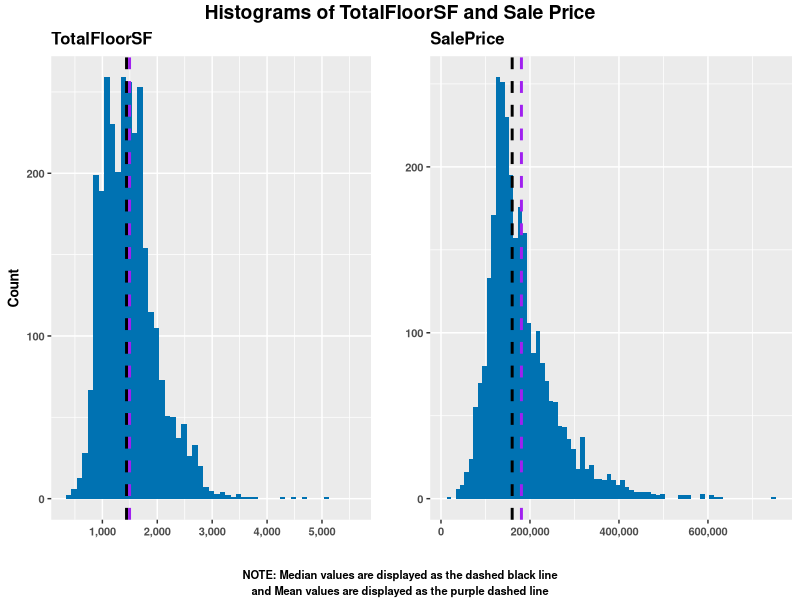

Generate this figure with R: (Note: this script raises an error after producing the figure.)
## ---- chunk 1
knitr::opts_chunk$set(echo = FALSE, warning = FALSE, error = FALSE, message = FALSE)
# data prep
library(tidyverse)
library(forcats)
library(reshape2)

# plotting
library(gridExtra)
library(grid)
library(corrplot)

# define custom color palette
cbPalette <- c("#999999", "#E69F00", "#56B4E9", "#009E73", "#F0E442", "#0072B2", "#D55E00", "#CC79A7","#000000", "#D2691E")

# set working directory
setwd("C:/Users/julia/OneDrive/Documents/Code/msds-regression-multivariate-analysis/code")
## ---- chunk 2
# read in our data
ames <- read.csv(file="../data/ames_housing_data.csv",head=TRUE,sep=",")

# define additional variables
ames <- ames %>%
  mutate(TotalFloorSF = FirstFlrSF + SecondFlrSF,
         HouseAge = YrSold - YearBuilt,
         QualityIndex = OverallQual * OverallCond,
         logSalePrice = log(SalePrice),
         PriceSqFt = SalePrice/TotalFloorSF)

# define subset
ames_subdat <- ames %>%
  select(TotalFloorSF, HouseAge, QualityIndex, PriceSqFt, SalePrice, LotArea, BsmtFinSF1, Neighborhood, HouseStyle, LotShape, OverallQual, logSalePrice, TotalBsmtSF, HouseStyle, BldgType)

ames_num <- ames_subdat %>%
  select(TotalFloorSF,HouseAge,QualityIndex,SalePrice,LotArea,OverallQual,logSalePrice)
## ---- chunk 3
hist_function <- function(varx, fill_color, break_min, break_max, step_size, mytitle, xlabel="", ylabel=""){
  median_total <- format(round(median(ames_subdat[[varx]]),0),scientific=F)
  mean_total <- format(round(mean(ames_subdat[[varx]]),0),scientific=F)
  
  ames_subdat %>%
    ggplot(aes(x=ames_subdat[[varx]])) + 
    geom_histogram(fill = cbPalette[fill_color], breaks=seq(break_min, break_max, by = step_size)) +
    labs(title=mytitle, x=xlabel, y=ylabel) +
    theme(text = element_text(size = 10, face = "bold")) + 
    scale_y_continuous(labels = scales::comma) +
    scale_x_continuous(labels = scales::comma) +
    geom_vline(aes(xintercept = as.numeric(median_total)), color = "black", linetype = "dashed", size = 1) +
    geom_vline(aes(xintercept = as.numeric(mean_total)), color = "purple", linetype = "dashed", size = 1) 
}
## ---- chunk 4
totalfloor_hist <- hist_function("TotalFloorSF", 6, 334,5642, 100, mytitle="TotalFloorSF", ylabel="Count")

saleprice_hist <- hist_function("SalePrice", 6, 12790, 755000, 10000, mytitle="SalePrice")

grid.arrange(totalfloor_hist,saleprice_hist, ncol = 2, widths=9:10,top=textGrob("Histograms of TotalFloorSF and Sale Price", gp=gpar(fontsize=14, fontface = "bold")),bottom=textGrob("NOTE: Median values are displayed as the dashed black line\nand Mean values are displayed as the purple dashed line", gp=gpar(fontsize=8, fontface = "bold")))

## ---- chunk 5
# histograms of totalfloorsf and saleprice
bldgtype_count <- ames %>%
  group_by(BldgType) %>%
  arrange(BldgType) %>%
  summarise(count=n()) %>%
  mutate(percent = count / sum(count))

# bldgtype plot
bldgtype_dist <- bldgtype_count %>%
  ggplot(aes(x=reorder(BldgType, desc(count)), y=count, fill=cbPalette[3:7])) + 
  geom_bar(stat="identity") +
  labs(title="BldgType", x = "BldgType", y = "Count of Homes") +
  geom_text(aes(label=count),vjust = -.5, size = 2.5, fontface = "bold.italic") +
  geom_text(aes(label=paste(round(percent*100,0),"%",sep="")),position=position_stack(vjust=.5), size = 2.5, fontface = "bold.italic") +
  theme(text = element_text(size = 10, face = "bold")) + 
  scale_y_continuous(labels = scales::comma) +
  guides(fill=FALSE)

# histogram of QualityIndex
qualityindex_hist <- hist_function("QualityIndex",6, 1,90,5, title="QualityIndex", xlabel="QualityIndex")

grid.arrange(bldgtype_dist, qualityindex_hist, ncol = 2, widths=9:10,top=textGrob("Distributions of BldgType and QualityIndex", gp=gpar(fontsize=14, fontface = "bold")))

## ---- chunk 6
scatterplot_function <- function(df,varx,vary,pt_color,mytitle,xlabel,ylabel){
  df %>%
    rename_(x=varx,y=vary) %>%
    ggplot(aes(x=x, y=y)) + 
    geom_point(color = cbPalette[pt_color], shape=1) +
    labs(title=mytitle, x=xlabel, y=ylabel) +
    theme(text = element_text(size = 10, face = "bold")) + 
    scale_y_continuous(labels = scales::comma) +
    scale_x_continuous(labels = scales::comma) +
    guides(color=FALSE)
}
## ---- chunk 7
totalfloor_saleprice_plot <- scatterplot_function(ames_subdat,"TotalFloorSF","SalePrice",6,"TotalFloorSF vs SalePrice", "TotalFloorSF","SalePrice")

age_saleprice_plot <- scatterplot_function(ames_subdat,"HouseAge","SalePrice",6,"HouseAge vs SalePrice", "HouseAge","")

grid.arrange(totalfloor_saleprice_plot,age_saleprice_plot, ncol = 2, widths=8:9,top=textGrob("Scatterplots of SalePrice", gp=gpar(fontsize=14, fontface = "bold")))
## ---- chunk 8
# scatterplot of totalfloorsf & age
quality_saleprice_plot <- scatterplot_function(ames_subdat,"QualityIndex","SalePrice",6,"QualityIndex vs SalePrice", "QualityIndex","SalePrice")

# scatterplot of lot area & sale price
lotarea_saleprice_plot <- scatterplot_function(ames_subdat,"LotArea","SalePrice",6,"LotArea vs SalePrice", "LotArea","")

grid.arrange(quality_saleprice_plot,lotarea_saleprice_plot, ncol = 2, widths=8:9,top=textGrob("Scatterplots of SalePrice", gp=gpar(fontsize=14, fontface = "bold")))
## ---- chunk 9
totalfloor_age_plot <- scatterplot_function(ames_subdat,"TotalFloorSF","HouseAge",6,"TotalFloorSF vs HouseAge", "TotalFloorSF","HouseAge")

totalfloor_quality_plot <- scatterplot_function(ames_subdat,"TotalFloorSF","QualityIndex",6,"TotalFloorSF vs QualityIndex", "QualityIndex","")

grid.arrange(totalfloor_age_plot, totalfloor_quality_plot, ncol = 2, widths=9:10,top=textGrob("TotalFloorSF Relationships with HouseAge and QualityIndex", gp=gpar(fontsize=14, fontface = "bold")))
## ---- chunk 10
# used by stat_summary
fun_mean <- function(x){
  return(data.frame(y=round(mean(x),0), label=round(mean(x,na.rm=T),0)))
}

age_lotshape_boxplot <- ames_subdat %>%
  ggplot(aes(x=LotShape,y=HouseAge)) + 
  geom_boxplot(fill = cbPalette[6], outlier.colour =  cbPalette[2], outlier.shape = 5, outlier.size = 2) +
  labs(title="HouseAge by LotShape", y = "HouseAge", x="LotShape") +
  theme(text = element_text(size = 10, face = "bold")) + 
  scale_y_continuous(labels = scales::comma) +
  stat_summary(fun.y = mean, geom="point", colour = "darkred", size = 2) +
  stat_summary(fun.data = fun_mean, geom = "text", size = 3, vjust = -.7)

grid.arrange(age_lotshape_boxplot, ncol = 1)

## ---- chunk 11
# define the sample
# we remove points with a totalfloorsf >= 4000
ames_subdat <- ames_subdat %>%
  filter(TotalFloorSF < 4000 & SalePrice < 600000)
## ---- chunk 12
# we define our data frame
ames_eda <- ames %>%
  select(SalePrice, TotalFloorSF, HouseAge, BsmtFinSF1, LotShape, QualityIndex, BldgType, HouseStyle, Neighborhood, FullBath) %>%
  filter(TotalFloorSF < 4000 & SalePrice < 600000) %>%
  mutate(BsmtFinSF1 = ifelse(is.na(BsmtFinSF1), 0, BsmtFinSF1))

# select numeric variables from our eda data frame
ames_eda_num <- ames_eda %>%
  select_if(is.numeric)
## ---- chunk 13
# we can generate a correlation plot
mcor <- cor(ames_eda_num)
corrplot(mcor, method="shade", shade.col=NA, tl.col="black",tl.cex=0.5)
## ---- chunk 14
scatterplot_function2 <- function(df,varx,vary,pt_color,mytitle,xlabel,ylabel,plot_num=1){
  if(plot_num == 1){
    guidesx <- FALSE
  } else {
    guidesx <- guide_legend(pt_color)
  }  
    df %>%
      rename_(x=varx,y=vary, color=pt_color) %>%
      mutate(color=as.factor(color)) %>%
      ggplot(aes(x=x, y=y, color=color)) + 
      geom_point(shape=1) +
      labs(title=mytitle, x=xlabel, y=ylabel) +
      theme(text = element_text(size = 10, face = "bold")) + 
      scale_y_continuous(labels = scales::dollar) +
      scale_x_continuous(labels = scales::comma) +
      guides(color=guidesx)
}
## ---- chunk 15
# scatterplot of totalfloorsf & sale price by bldg type
totalfloor_saleprice_bldgtype_plot <- scatterplot_function2(ames_eda,"TotalFloorSF","SalePrice","BldgType","TotalFloorSF vs SalePrice","TotalFloorSF","SalePrice")

age_saleprice_bldgtype_plot <- scatterplot_function2(ames_eda,"HouseAge","SalePrice","BldgType","HouseAge vs SalePrice","HouseAge","",2)

grid.arrange(totalfloor_saleprice_bldgtype_plot,age_saleprice_bldgtype_plot, ncol = 2, widths=9:10,top=textGrob("Scatterplots of SalePrice by BldgType", gp=gpar(fontsize=14, fontface = "bold")))
## ---- chunk 16
boxplot_function <- function(df,varx,vary,fill_min,fill_max,mytitle,xlabel,ylabel){
  df %>%
    rename_(x=varx,y=vary) %>%
    mutate(x=factor(x)) %>%
    ggplot(aes(x=x,y=y)) + 
    geom_boxplot(fill = cbPalette[fill_min:fill_max], outlier.colour =  cbPalette[2], outlier.shape = 5, outlier.size = 1) +
    labs(title=mytitle, x=xlabel, y=ylabel) +
    theme(text = element_text(size = 10, face = "bold")) + 
    scale_y_continuous(labels = scales::dollar) +
    stat_summary(fun.y = mean, geom="point", colour = "darkred", size = 1) +
    stat_summary(fun.data = fun_mean, geom = "text",size = 3, vjust = -.7)
}
## ---- chunk 17
# sale price by bldg type
saleprice_bldgtype_boxplot <- boxplot_function(ames_eda,"BldgType","SalePrice",3,7,"SalePrice by BldgType","BldgType","SalePrice")

grid.arrange(saleprice_bldgtype_boxplot, ncol = 1)

## ---- chunk 18
# scatterplot of totalfloorsf & sale price by lot shape
totalfloor_saleprice_quality_plot <- scatterplot_function2(ames_eda,"TotalFloorSF","SalePrice","QualityIndex","TotalFloorSF vs SalePrice","TotalFloorSF","SalePrice",1)

age_saleprice_quality_plot <- scatterplot_function2(ames_eda,"HouseAge","SalePrice","QualityIndex","HouseAge vs SalePrice",xlabel="HouseAge",ylabel="",plot_num=1)

grid.arrange(totalfloor_saleprice_quality_plot,age_saleprice_quality_plot, ncol = 2, widths=9:10,top=textGrob("Scatterplots of SalePrice by QualityIndex", gp=gpar(fontsize=14, fontface = "bold")))
## ---- chunk 19
# sale price by house style
saleprice_style_boxplot <- boxplot_function(ames_eda,"HouseStyle","SalePrice",1,8,"SalePrice by HouseStyle","HouseStyle","SalePrice")

grid.arrange(saleprice_style_boxplot, ncol = 1)

## ---- chunk 20
# sale price by neighborhood
# not calling function b/c there are some styling differences
saleprice_neighborhood_boxplot <- ames_eda %>%
  ggplot(aes(x=Neighborhood,y=SalePrice)) + 
  geom_boxplot(fill = cbPalette[6], outlier.colour =  cbPalette[2], outlier.shape = 5, outlier.size = 1) +
  labs(title="SalePrice by Neighborhood", x = "Neighborhood", y = "SalePrice") +
  theme(text = element_text(size = 8, face = "bold")) +
  # have to tilt values to make them more readable
  theme(axis.text.x=element_text(angle=45, hjust=1)) +
  scale_y_continuous(labels = scales::dollar) +
  stat_summary(fun.y = mean, geom="point", colour = "darkred", size = 1)

grid.arrange(saleprice_neighborhood_boxplot, ncol = 1)

## ---- chunk 21
# sale price by full baths
saleprice_fullbath_boxplot <- boxplot_function(ames_eda,"FullBath","SalePrice",3,7,"SalePrice by FullBath","Number of Full Baths","SalePrice")

# sale price by lot shape
saleprice_lotshape_boxplot <- boxplot_function(ames_eda,"LotShape","SalePrice",3,6,"LotShape by LotShape","LotShape","")

grid.arrange(saleprice_fullbath_boxplot,saleprice_lotshape_boxplot, ncol = 2,widths=8:9,top=textGrob("Scatterplots of SalePrice by FullBath and LotShape", gp=gpar(fontsize=14, fontface = "bold")))

## ---- chunk 22
# define our modeling data frame
ames_logsaleprice <- ames %>%
  select(logSalePrice, TotalFloorSF, HouseAge, BldgType) %>%
  filter(TotalFloorSF < 4000)

# define numeric variables from our eda data frame
ames_num_logsaleprice <- ames_logsaleprice %>%
  select_if(is.numeric)

# create correlations
mycor <- round(cor(ames_num_logsaleprice),2)
mycor_melt <- melt(mycor)
mycor_melt <- mycor_melt %>%
  mutate(value2 = abs(value)) %>%
  group_by(value2) %>%
  arrange(value2) 

ames_num_saleprice <- ames_eda %>%
  select(SalePrice, TotalFloorSF, HouseAge)

mycor2 <- round(cor(ames_num_saleprice),2)
mycor2_melt <- melt(mycor2)
mycor2_melt <- mycor2_melt %>%
  mutate(value2 = abs(value)) %>%
  group_by(value2) %>%
  arrange(value2)
## ---- chunk 23
# saleprice correlation matrix
saleprice_cor_plot <- mycor2_melt %>%
  ggplot(aes(Var2, Var1, fill = value)) +
  geom_tile(color = "white")+
  scale_fill_gradient2(low = "red", high = "blue", mid = "white", 
   midpoint = 0, limit = c(-1,1), space = "Lab", 
   name="Pearson\nCorrelation") +
  theme(axis.text.x = element_text(angle = 45, vjust = 1, size = 10, hjust = 1))+
  coord_fixed() +
  geom_text(aes(label = value), color = "black", size = 3) +
  labs(title="Before")

# grid.arrange(saleprice_cor_plot, ncol = 1)
## ---- chunk 24
# logsaleprice correlation matrix
logsaleprice_cor_plot <- mycor_melt %>%
  ggplot(aes(Var2, Var1, fill = value)) +
  geom_tile(color = "white")+
  scale_fill_gradient2(low = "red", high = "blue", mid = "white", 
   midpoint = 0, limit = c(-1,1), space = "Lab", 
   name="Pearson\nCorrelation") +
  theme(axis.text.x = element_text(angle = 45, vjust = 1, size = 10, hjust = 1))+
  coord_fixed() +
  geom_text(aes(label = value), color = "black", size = 3) +
  labs(title="Correlation Matrix After Log Transformation")

grid.arrange(logsaleprice_cor_plot, ncol = 1)

## ---- chunk 25
# scatterplots before log transformation
saleprice_totalsf_line_plot <-
  scatterplot_function(ames_eda,"TotalFloorSF","SalePrice",6,"Before", "TotalFloorSF","SalePrice") +
  geom_smooth(method=lm, se=FALSE, color=cbPalette[2]) 

saleprice_age_line_plot <-
  scatterplot_function(ames_eda,"HouseAge","SalePrice",6,"", "HouseAge","SalePrice") +
  geom_smooth(method=lm, se=FALSE, color=cbPalette[2]) 

# scatterplots after log transformation
logsaleprice_totalsf_line_plot <- 
  scatterplot_function(ames_num_logsaleprice,"TotalFloorSF","logSalePrice",6,"After", "TotalFloorSF","logSalePrice") +
  geom_smooth(method=lm, se=FALSE, color=cbPalette[2]) 

logsaleprice_age_line_plot <- 
  scatterplot_function( ames_num_logsaleprice,"HouseAge","logSalePrice",6,"", "HouseAge","logSalePrice") +
  geom_smooth(method=lm, se=FALSE, color=cbPalette[2]) 

grid.arrange(saleprice_totalsf_line_plot, logsaleprice_totalsf_line_plot,saleprice_age_line_plot, logsaleprice_age_line_plot, ncol = 2, widths=9:10,top=textGrob("SalePrice Scatterplots Before and After\nLog Transformations with Regression Lines\n", gp=gpar(fontsize=14, fontface = "bold")))
## ---- chunk 26
# boxplots by bldg type
saleprice_bldgtype_boxplot <-
  boxplot_function(ames_eda,"BldgType","SalePrice",3,7,"Before","","SalePrice")

logsaleprice_bldgtype_boxplot <-
  boxplot_function(ames_logsaleprice,"BldgType","logSalePrice",3,7,"After","","logSalePrice")

grid.arrange(saleprice_bldgtype_boxplot,logsaleprice_bldgtype_boxplot, ncol = 2, widths=9:8,top=textGrob("Boxplots Before and After Log Transformation by BldgType", gp=gpar(fontsize=14, fontface = "bold")),bottom=textGrob("BldgType", gp=gpar(fontsize=10, fontface = "bold")))
## ---- chunk 27
# scatterplot of totalfloorsf & sale price by bldg type
totalfloor_logsaleprice_bldgtype_plot <- scatterplot_function2(ames_logsaleprice,"TotalFloorSF","logSalePrice","BldgType","TotalFloorSF vs logSalePrice","TotalFloorSF","logSalePrice")

age_logsaleprice_bldgtype_plot <- scatterplot_function2(ames_logsaleprice,"HouseAge","logSalePrice","BldgType","HouseAge vs logSalePrice","HouseAge","",2)

grid.arrange(totalfloor_logsaleprice_bldgtype_plot,age_logsaleprice_bldgtype_plot, ncol = 2, widths=8:9,top=textGrob("Scatterplots of logSalePrice by BldgType", gp=gpar(fontsize=14, fontface = "bold")))
## ---- chunk 28
ames_dq <- ames %>%
  select(SalePrice, TotalFloorSF, PriceSqFt, HouseAge, LotArea, LotShape, QualityIndex, ExterQual, BldgType, HouseStyle, Neighborhood, YearBuilt, FullBath, BsmtFinSF1, BsmtFinType1, Fireplaces, GarageType, GarageFinish, PoolArea, PoolQC)

# we explore some of our data
# any rows that have NA in a col
missing_data <- ames_dq %>% 
  select_if(~sum(!(is.na(.)|is.null(.))) > 0)

# we have missing values for the following variables:
# lot frontage (continuous)
# MasVnrType but this is OK
# MasVnrArea (continuous)
# Bsmt Qual but this is OK since NA means no bsmt - Bsmt Cond is same thing
# Bsmt Fin SqFt 1 - there's 1 NA
# Electrical - NA's
# Bsmt Full Bath/Half Bath - 2 NA's
# Garage variables - NA is OK

### Also have to be careful with NA's since our data set is not that large

# any cols that are NA
# we actually get a result of 0 so that's good
extra_df2 <- ames %>% 
  select_if(~sum(!(is.na(.)|is.null(.))) == 0)

